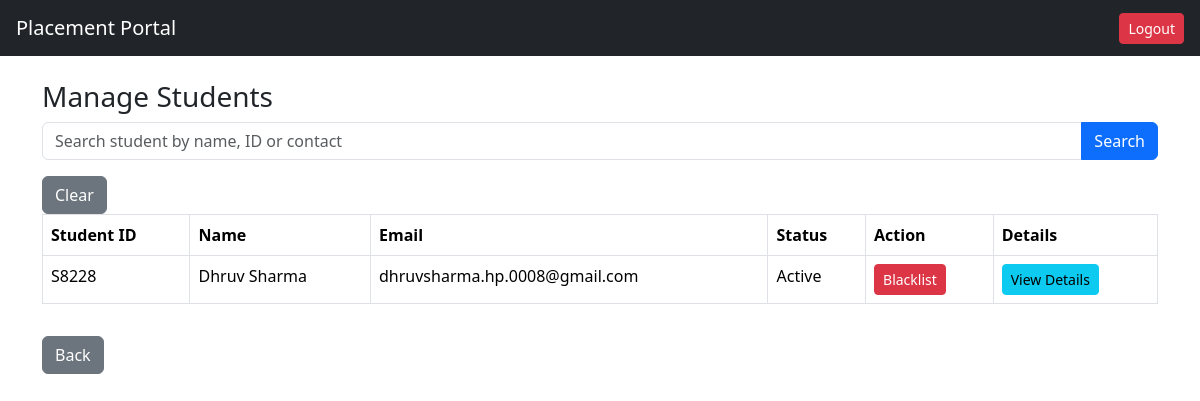
Before: /admin/students (signed in) with the older database file.
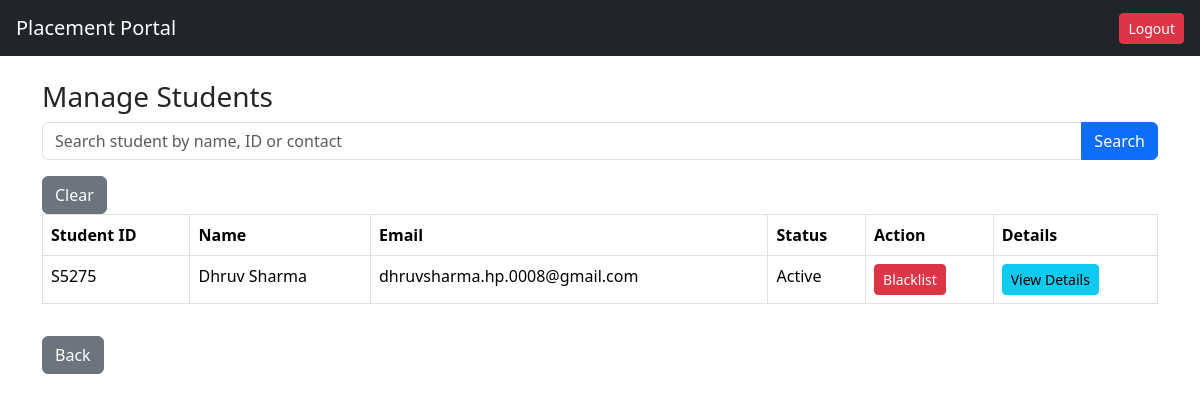
After: the same page with the newer database file.
### tables this page shows
CREATE TABLE student(
        id INTEGER PRIMARY KEY AUTOINCREMENT,
        student_uid TEXT UNIQUE,
        name TEXT,
        email TEXT UNIQUE,
        password TEXT,
        phone TEXT,
        resume TEXT,
        is_active INTEGER DEFAULT 1
    );

### app.py (the view)
@app.route("/admin/students")
def admin_students():
    if session.get("role") != "admin":
        return redirect("/")
    search = request.args.get("search")
    conn = get_connection()
    if search:
        students = conn.execute("""
        SELECT * FROM student
        WHERE name LIKE ?
        OR student_uid LIKE ?
        OR phone LIKE ?
        """,('%'+search+'%','%'+search+'%','%'+search+'%')).fetchall()
    else:
        students = conn.execute("""
        SELECT * FROM student
        """).fetchall()
    conn.close()
    return render_template(
        "admin_students.html",
        students=students
    )

### models.py (called while the page is built)
def get_connection():
    conn = sqlite3.connect(DATABASE)
    conn.row_factory = sqlite3.Row
    return conn

### templates/admin_students.html
{% extends "base.html" %}
{% block content %}
<h3>Manage Students</h3>
<form method="GET" action="/admin/students" class="mb-3">
<div class="input-group">
<input type="text"
name="search"
class="form-control"
placeholder="Search student by name, ID or contact">
<button class="btn btn-primary">
Search
</button>
</div>
</form><a href="/admin/students" class="btn btn-secondary">
Clear
</a>
<table class="table table-bordered">
<tr>
<th>Student ID</th>
<th>Name</th>
<th>Email</th>
<th>Status</th>
<th>Action</th>
<th>Details</th>
</tr>
{% for s in students %}
<tr>
<td>{{ s.student_uid }}</td>
<td>{{ s.name }}</td>
<td>{{ s.email }}</td>
<td>
{% if s.is_active == 1 %}
Active
{% else %}
Blacklisted
{% endif %}
</td>
<td>
{% if s.is_active == 1 %}
<a href="/admin/blacklist_student/{{ s.id }}" class="btn btn-danger btn-sm">
Blacklist
</a>
{% else %}
<a href="/admin/activate_student/{{ s.id }}" class="btn btn-success btn-sm">
Activate
</a>
{% endif %}
</td>
<td>
<a href="/admin/student/{{ s.id }}" class="btn btn-info btn-sm">
View Details
</a>
</td>
</tr>
{% endfor %}
</table>
<a href="/admin" class="btn btn-secondary mt-3">
Back
</a>
{% endblock %}

Changed rows visible on the page:
changed student "Dhruv Sharma": student_uid "S8228" → "S5275"
